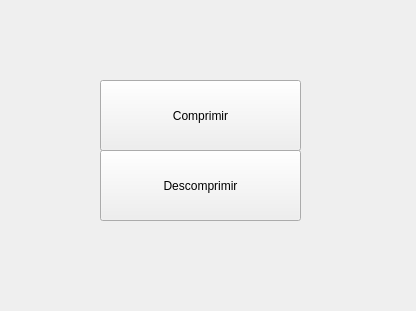
<?xml version="1.0" encoding="UTF-8"?>
<ui version="4.0">
 <class>dialog</class>
 <widget class="QWidget" name="dialog">
  <property name="geometry">
   <rect>
    <x>0</x>
    <y>0</y>
    <width>416</width>
    <height>311</height>
   </rect>
  </property>
  <property name="windowTitle">
   <string>Form</string>
  </property>
  <widget class="QPushButton" name="pushButton">
   <property name="geometry">
    <rect>
     <x>100</x>
     <y>80</y>
     <width>201</width>
     <height>71</height>
    </rect>
   </property>
   <property name="text">
    <string>Comprimir</string>
   </property>
  </widget>
  <widget class="QPushButton" name="pushButton_2">
   <property name="geometry">
    <rect>
     <x>100</x>
     <y>150</y>
     <width>201</width>
     <height>71</height>
    </rect>
   </property>
   <property name="text">
    <string>Descomprimir</string>
   </property>
  </widget>
 </widget>
 <resources/>
 <connections/>
</ui>
